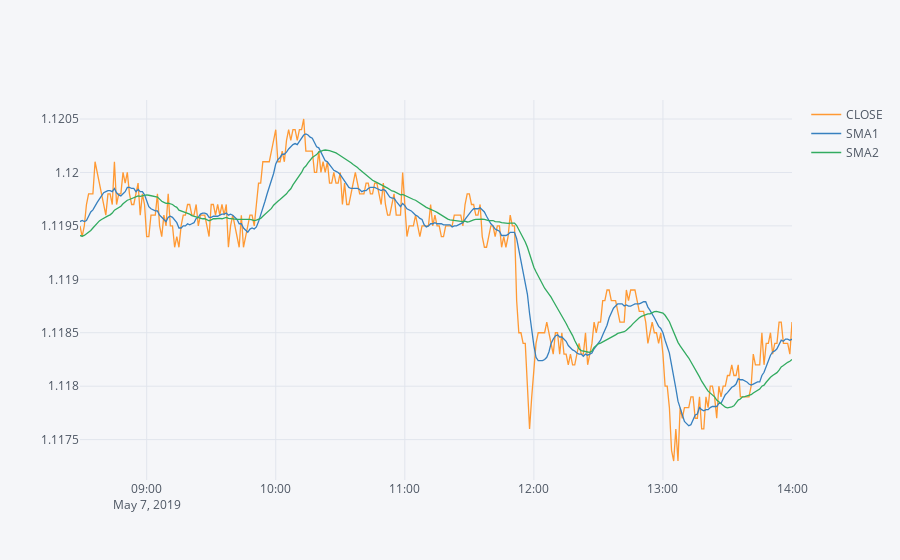

The cell this chart's notebook holds for it:
### Code cell
data.iplot()

### Figure 1 — Plotly figure (JSON) as saved in the notebook; plotly's stock layout.template omitted (floating-point values rounded to 4 significant figures; data arrays with more than 128 entries replaced by an {"elided": "..."} marker saying what was removed)
{"data": [{"line": {"color": "rgba(255, 153, 51, 1.0)", "dash": "solid", "shape": "linear", "width": 1.3}, "mode": "lines", "name": "CLOSE", "text": "", "type": "scatter", "x": {"elided": "332 str values"}, "y": {"elided": "332 float values"}}, {"line": {"color": "rgba(55, 128, 191, 1.0)", "dash": "solid", "shape": "linear", "width": 1.3}, "mode": "lines", "name": "SMA1", "text": "", "type": "scatter", "x": {"elided": "332 str values"}, "y": {"elided": "332 float values"}}, {"line": {"color": "rgba(50, 171, 96, 1.0)", "dash": "solid", "shape": "linear", "width": 1.3}, "mode": "lines", "name": "SMA2", "text": "", "type": "scatter", "x": {"elided": "332 str values"}, "y": {"elided": "332 float values"}}], "layout": {"legend": {"bgcolor": "#F5F6F9", "font": {"color": "#4D5663"}}, "paper_bgcolor": "#F5F6F9", "plot_bgcolor": "#F5F6F9", "title": {"font": {"color": "#4D5663"}}, "xaxis": {"gridcolor": "#E1E5ED", "showgrid": true, "tickfont": {"color": "#4D5663"}, "title": {"font": {"color": "#4D5663"}, "text": ""}, "zerolinecolor": "#E1E5ED"}, "yaxis": {"gridcolor": "#E1E5ED", "showgrid": true, "tickfont": {"color": "#4D5663"}, "title": {"font": {"color": "#4D5663"}, "text": ""}, "zerolinecolor": "#E1E5ED"}}}
